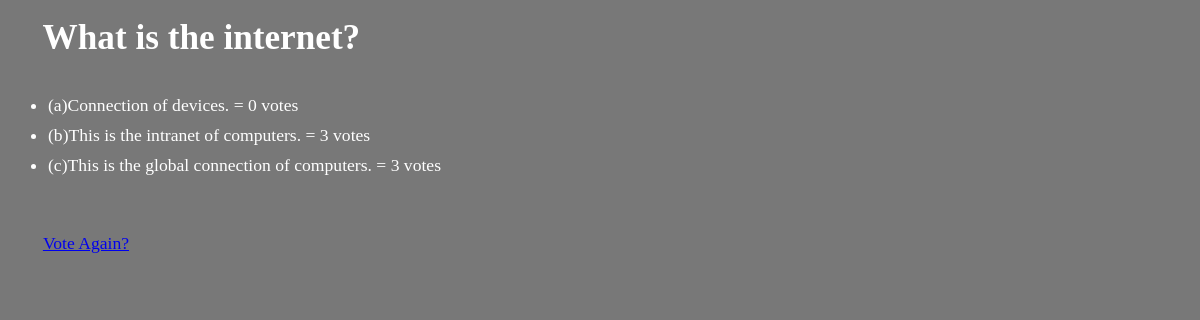
The page /polls/4/results/ on the database its author committed.
### polls/models.py (models this page shows, shortened)
class Question(models.Model):
    question_text = models.CharField(max_length=200)
    pub_date = models.DateTimeField('date published')

class Choice(models.Model):
    question = models.ForeignKey(Question,on_delete=models.CASCADE)
    choice_text = models.CharField(max_length=200)
    votes = models.IntegerField(default=0)

### polls/views.py (the view)
# urls.py: path('<int:pk>/results/', views.ResultsView.as_view(), name='results'),
class ResultsView(generic.DetailView):
    model = Question
    template_name = 'polls/results.html'

### polls/templates/polls/results.html
{% load static %}
<link rel="stylesheet" type="text/css" href="{% static 'polls/style.css' %}">
<h1>&nbsp; &nbsp; {{ question.question_text }}</h1>
<ul>
    {% for choice in question.choice_set.all %}
    <li>{{ choice.choice_text }} = {{ choice.votes }}
        vote{{ choice.votes|pluralize }}</li>
{% endfor %}
</ul>
<br>&nbsp; &nbsp; &nbsp; &nbsp; <a href="{% url 'polls:detail' question.id %}">Vote Again?</a>

### rows shown on the page
Question: question_text "What is the internet?"
Choice: choice_text "(a)Connection of devices.", votes "0"
Choice: choice_text "(b)This is the intranet of computers.", votes "3"
Choice: choice_text "(c)This is the global connection of computers.", votes "3"
